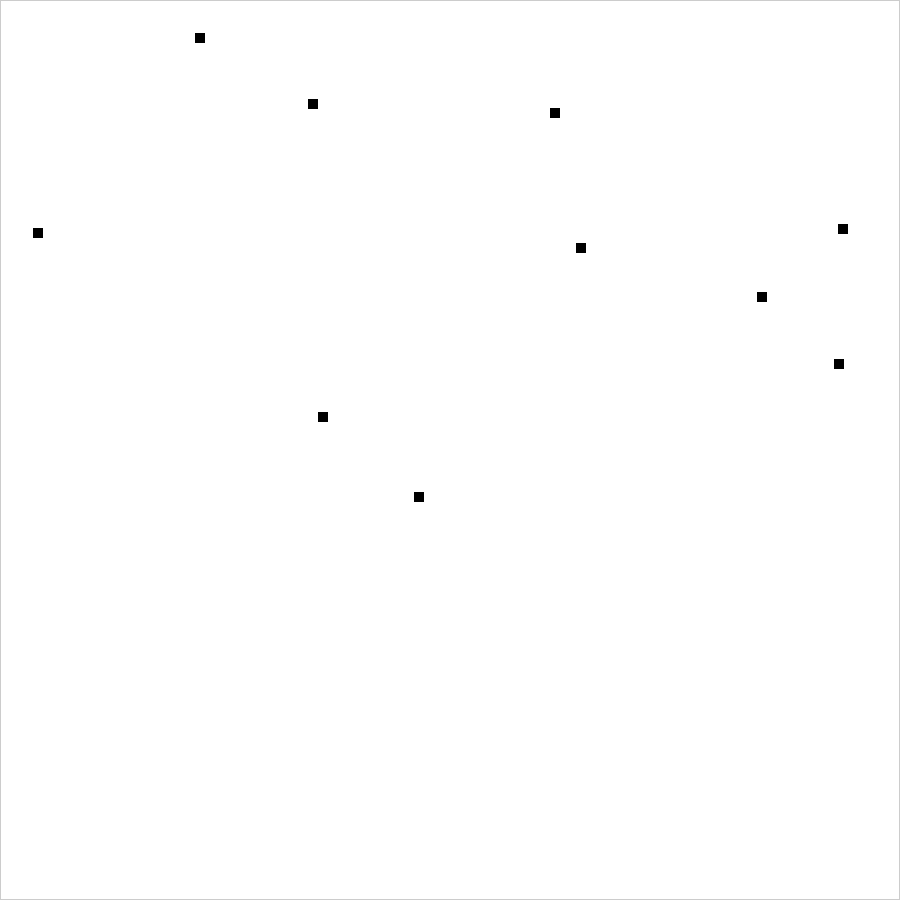
Frame 1 (no input)
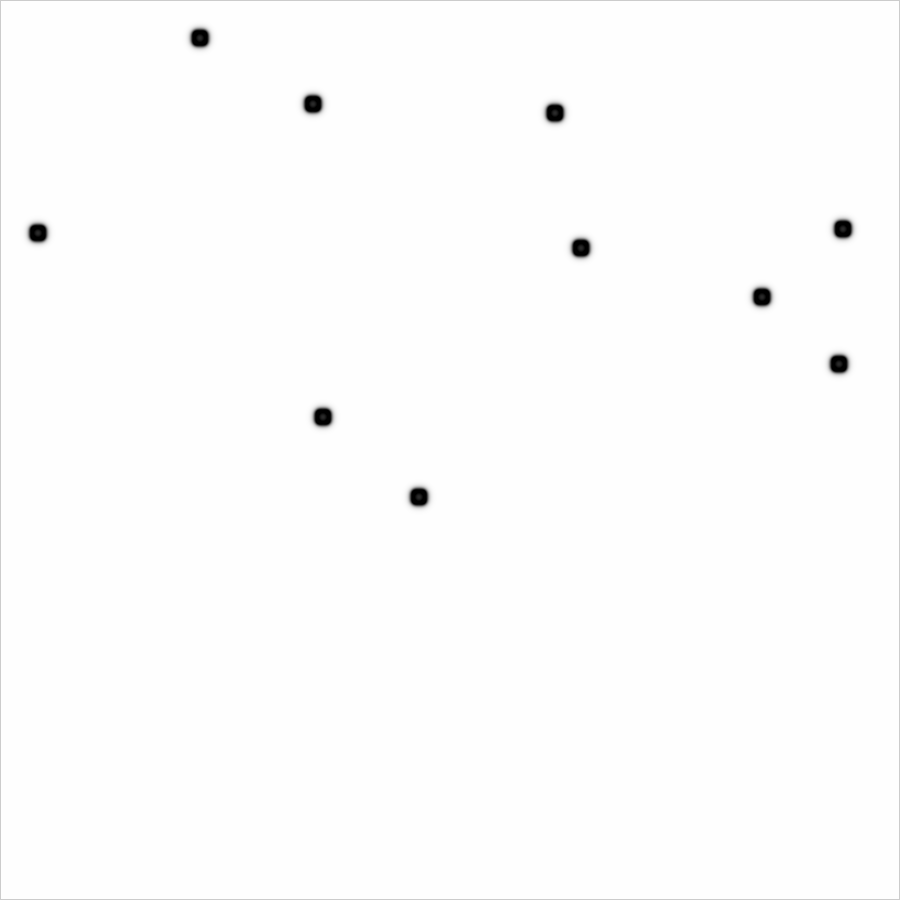
Frame 60 (the mouse pressed at the canvas centre just before this capture)
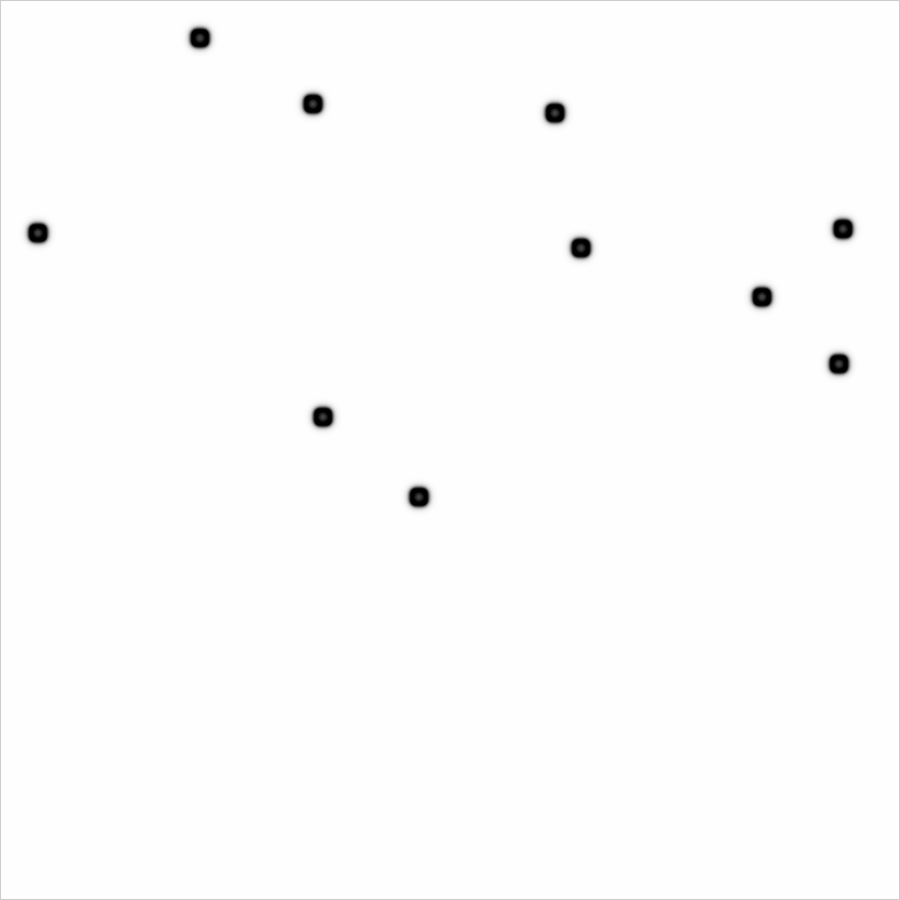
Frame 120 (the mouse held since frame 60 and released just before this capture)

The Processing sketch that drew these frames (run headless with seeded random() and noise(); from frame 60 on, the mouse is pressed at the canvas centre):

// Processing sketch: shiffman_reaction_diffusion
// ── shiffman_reaction_diffusion.pde
// Daniel Shiffman
// http://codingtra.in
// http://patreon.com/codingtrain
// Code for this video: https://youtu.be/BV9ny785UNc

// Written entirely based on
// http://www.karlsims.com/rd.html

// Also, for reference
// http://hg.postspectacular.com/toxiclibs/src/44d9932dbc9f9c69a170643e2d459f449562b750/src.sim/toxi/sim/grayscott/GrayScott.java?at=default

Cell[][] grid;
Cell[][] prev;

void setup() {
  size(900, 900);
  grid = new Cell[width][height];
  prev = new Cell[width][height];

  for (int i = 0; i < width; i++) {
    for (int j = 0; j < height; j ++) {
      float a = 1;
      float b = 0;
      grid[i][j] = new Cell(a, b);
      prev[i][j] = new Cell(a, b);
    }
  }

  for (int n = 0; n < 10; n++) {
    int startx = int(random(20, width-20));
    int starty = int(random(20, height-20));

    for (int i = startx; i < startx+10; i++) {
      for (int j = starty; j < starty+10; j ++) {
        float a = 1;
        float b = 1;
        grid[i][j] = new Cell(a, b);
        prev[i][j] = new Cell(a, b);
      }
    }
  }
}

float dA = 1.0;
float dB = 0.5;
float feed = 0.055;
float k = 0.062;

class Cell {
  float a;
  float b;

  Cell(float a_, float b_) {
    a = a_;
    b = b_;
  }
}


void update() {
  for (int i = 1; i < width-1; i++) {
    for (int j = 1; j < height-1; j ++) {

      Cell spot = prev[i][j];
      Cell newspot = grid[i][j];

      float a = spot.a;
      float b = spot.b;

      float laplaceA = 0;
      laplaceA += a*-1;
      laplaceA += prev[i+1][j].a*0.2;
      laplaceA += prev[i-1][j].a*0.2;
      laplaceA += prev[i][j+1].a*0.2;
      laplaceA += prev[i][j-1].a*0.2;
      laplaceA += prev[i-1][j-1].a*0.05;
      laplaceA += prev[i+1][j-1].a*0.05;
      laplaceA += prev[i-1][j+1].a*0.05;
      laplaceA += prev[i+1][j+1].a*0.05;

      float laplaceB = 0;
      laplaceB += b*-1;
      laplaceB += prev[i+1][j].b*0.2;
      laplaceB += prev[i-1][j].b*0.2;
      laplaceB += prev[i][j+1].b*0.2;
      laplaceB += prev[i][j-1].b*0.2;
      laplaceB += prev[i-1][j-1].b*0.05;
      laplaceB += prev[i+1][j-1].b*0.05;
      laplaceB += prev[i-1][j+1].b*0.05;
      laplaceB += prev[i+1][j+1].b*0.05;

      newspot.a = a + (dA*laplaceA - a*b*b + feed*(1-a))*1;
      newspot.b = b + (dB*laplaceB + a*b*b - (k+feed)*b)*1;

      newspot.a = constrain(newspot.a, 0, 1);
      newspot.b = constrain(newspot.b, 0, 1);
    }
  }
}

void swap() {
  Cell[][] temp = prev;
  prev = grid;
  grid = temp;
}

void draw() {
  println(frameRate);

  for (int i = 0; i < 1; i++) {
    update();
    swap();
  }

  loadPixels();
  for (int i = 1; i < width-1; i++) {
    for (int j = 1; j < height-1; j ++) {
      Cell spot = grid[i][j];
      float a = spot.a;
      float b = spot.b;
      int pos = i + j * width;
      pixels[pos] = color((a-b)*255);
    }
  }
  updatePixels();
}
